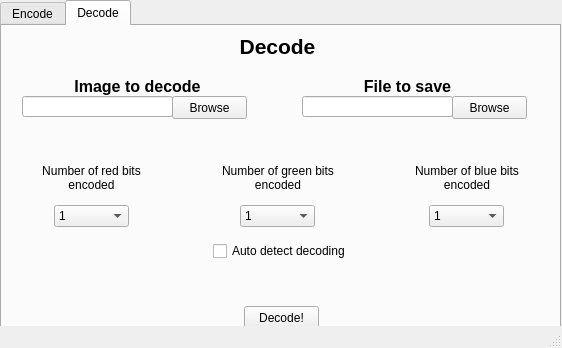
<?xml version="1.0" encoding="UTF-8"?>
<ui version="4.0">
 <class>MainWindow</class>
 <widget class="QMainWindow" name="MainWindow">
  <property name="geometry">
   <rect>
    <x>0</x>
    <y>0</y>
    <width>562</width>
    <height>348</height>
   </rect>
  </property>
  <property name="sizePolicy">
   <sizepolicy hsizetype="Fixed" vsizetype="Fixed">
    <horstretch>0</horstretch>
    <verstretch>0</verstretch>
   </sizepolicy>
  </property>
  <property name="minimumSize">
   <size>
    <width>562</width>
    <height>348</height>
   </size>
  </property>
  <property name="maximumSize">
   <size>
    <width>562</width>
    <height>348</height>
   </size>
  </property>
  <property name="windowTitle">
   <string>Steganogra-py</string>
  </property>
  <property name="windowIcon">
   <iconset resource="../Resources/Steg.qrc">
    <normaloff>:/Steg/stegosaurus-icon.png</normaloff>:/Steg/stegosaurus-icon.png</iconset>
  </property>
  <widget class="QWidget" name="centralwidget">
   <widget class="QTabWidget" name="tabWidget">
    <property name="geometry">
     <rect>
      <x>0</x>
      <y>0</y>
      <width>561</width>
      <height>331</height>
     </rect>
    </property>
    <property name="sizePolicy">
     <sizepolicy hsizetype="Fixed" vsizetype="Fixed">
      <horstretch>0</horstretch>
      <verstretch>0</verstretch>
     </sizepolicy>
    </property>
    <property name="currentIndex">
     <number>1</number>
    </property>
    <widget class="QWidget" name="encodeTab">
     <attribute name="title">
      <string>Encode</string>
     </attribute>
     <widget class="QComboBox" name="encode_red_bits_combo">
      <property name="geometry">
       <rect>
        <x>60</x>
        <y>210</y>
        <width>69</width>
        <height>22</height>
       </rect>
      </property>
      <item>
       <property name="text">
        <string>1</string>
       </property>
      </item>
      <item>
       <property name="text">
        <string>2</string>
       </property>
      </item>
      <item>
       <property name="text">
        <string>3</string>
       </property>
      </item>
      <item>
       <property name="text">
        <string>4</string>
       </property>
      </item>
      <item>
       <property name="text">
        <string>5</string>
       </property>
      </item>
      <item>
       <property name="text">
        <string>6</string>
       </property>
      </item>
      <item>
       <property name="text">
        <string>7</string>
       </property>
      </item>
      <item>
       <property name="text">
        <string>8</string>
       </property>
      </item>
      <item>
       <property name="text">
        <string>0</string>
       </property>
      </item>
     </widget>
     <widget class="QComboBox" name="encode_green_bits_combo">
      <property name="geometry">
       <rect>
        <x>240</x>
        <y>210</y>
        <width>69</width>
        <height>22</height>
       </rect>
      </property>
      <item>
       <property name="text">
        <string>1</string>
       </property>
      </item>
      <item>
       <property name="text">
        <string>2</string>
       </property>
      </item>
      <item>
       <property name="text">
        <string>3</string>
       </property>
      </item>
      <item>
       <property name="text">
        <string>4</string>
       </property>
      </item>
      <item>
       <property name="text">
        <string>5</string>
       </property>
      </item>
      <item>
       <property name="text">
        <string>6</string>
       </property>
      </item>
      <item>
       <property name="text">
        <string>7</string>
       </property>
      </item>
      <item>
       <property name="text">
        <string>8</string>
       </property>
      </item>
      <item>
       <property name="text">
        <string>0</string>
       </property>
      </item>
     </widget>
     <widget class="QComboBox" name="encode_blue_bits_combo">
      <property name="geometry">
       <rect>
        <x>420</x>
        <y>210</y>
        <width>69</width>
        <height>22</height>
       </rect>
      </property>
      <item>
       <property name="text">
        <string>1</string>
       </property>
      </item>
      <item>
       <property name="text">
        <string>2</string>
       </property>
      </item>
      <item>
       <property name="text">
        <string>3</string>
       </property>
      </item>
      <item>
       <property name="text">
        <string>4</string>
       </property>
      </item>
      <item>
       <property name="text">
        <string>5</string>
       </property>
      </item>
      <item>
       <property name="text">
        <string>6</string>
       </property>
      </item>
      <item>
       <property name="text">
        <string>7</string>
       </property>
      </item>
      <item>
       <property name="text">
        <string>8</string>
       </property>
      </item>
      <item>
       <property name="text">
        <string>0</string>
       </property>
      </item>
     </widget>
     <widget class="QLabel" name="label">
      <property name="geometry">
       <rect>
        <x>30</x>
        <y>170</y>
        <width>121</width>
        <height>41</height>
       </rect>
      </property>
      <property name="text">
       <string>Number of red bits 
to encode</string>
      </property>
      <property name="alignment">
       <set>Qt::AlignCenter</set>
      </property>
     </widget>
     <widget class="QLabel" name="label_2">
      <property name="geometry">
       <rect>
        <x>210</x>
        <y>170</y>
        <width>121</width>
        <height>41</height>
       </rect>
      </property>
      <property name="text">
       <string>Number of green bits 
to encode</string>
      </property>
      <property name="alignment">
       <set>Qt::AlignCenter</set>
      </property>
     </widget>
     <widget class="QLabel" name="label_3">
      <property name="geometry">
       <rect>
        <x>390</x>
        <y>170</y>
        <width>121</width>
        <height>41</height>
       </rect>
      </property>
      <property name="text">
       <string>Number of blue bits 
to encode</string>
      </property>
      <property name="alignment">
       <set>Qt::AlignCenter</set>
      </property>
     </widget>
     <widget class="QLineEdit" name="encode_file_text">
      <property name="geometry">
       <rect>
        <x>20</x>
        <y>70</y>
        <width>151</width>
        <height>21</height>
       </rect>
      </property>
     </widget>
     <widget class="QPushButton" name="encode_file_browse_button">
      <property name="geometry">
       <rect>
        <x>170</x>
        <y>70</y>
        <width>75</width>
        <height>23</height>
       </rect>
      </property>
      <property name="text">
       <string>Browse</string>
      </property>
      <property name="icon">
       <iconset resource="../Resources//Steg.qrc">
        <normaloff>:/Steg/folder_explore.png</normaloff>:/Steg/folder_explore.png</iconset>
      </property>
      <property name="iconSize">
       <size>
        <width>20</width>
        <height>20</height>
       </size>
      </property>
     </widget>
     <widget class="QPushButton" name="encode_image_browse_button">
      <property name="geometry">
       <rect>
        <x>450</x>
        <y>70</y>
        <width>75</width>
        <height>23</height>
       </rect>
      </property>
      <property name="text">
       <string>Browse</string>
      </property>
      <property name="icon">
       <iconset resource="../Resources//Steg.qrc">
        <normaloff>:/Steg/folder_explore.png</normaloff>:/Steg/folder_explore.png</iconset>
      </property>
      <property name="iconSize">
       <size>
        <width>20</width>
        <height>20</height>
       </size>
      </property>
     </widget>
     <widget class="QLineEdit" name="encode_image_text">
      <property name="geometry">
       <rect>
        <x>300</x>
        <y>70</y>
        <width>151</width>
        <height>21</height>
       </rect>
      </property>
     </widget>
     <widget class="QPushButton" name="encode_button">
      <property name="geometry">
       <rect>
        <x>242</x>
        <y>280</y>
        <width>75</width>
        <height>23</height>
       </rect>
      </property>
      <property name="text">
       <string>Encode!</string>
      </property>
      <property name="icon">
       <iconset resource="../Resources//Steg.qrc">
        <normaloff>:/Steg/accept.png</normaloff>:/Steg/accept.png</iconset>
      </property>
      <property name="iconSize">
       <size>
        <width>24</width>
        <height>24</height>
       </size>
      </property>
     </widget>
     <widget class="QLabel" name="label_4">
      <property name="geometry">
       <rect>
        <x>30</x>
        <y>50</y>
        <width>211</width>
        <height>20</height>
       </rect>
      </property>
      <property name="font">
       <font>
        <pointsize>12</pointsize>
        <weight>75</weight>
        <bold>true</bold>
       </font>
      </property>
      <property name="text">
       <string>File to encode</string>
      </property>
      <property name="alignment">
       <set>Qt::AlignCenter</set>
      </property>
     </widget>
     <widget class="QLabel" name="label_5">
      <property name="geometry">
       <rect>
        <x>300</x>
        <y>50</y>
        <width>211</width>
        <height>20</height>
       </rect>
      </property>
      <property name="font">
       <font>
        <pointsize>12</pointsize>
        <weight>75</weight>
        <bold>true</bold>
       </font>
      </property>
      <property name="text">
       <string>Image to encode in</string>
      </property>
      <property name="alignment">
       <set>Qt::AlignCenter</set>
      </property>
     </widget>
     <widget class="QLabel" name="label_6">
      <property name="geometry">
       <rect>
        <x>10</x>
        <y>10</y>
        <width>531</width>
        <height>20</height>
       </rect>
      </property>
      <property name="font">
       <font>
        <pointsize>16</pointsize>
        <weight>75</weight>
        <bold>true</bold>
       </font>
      </property>
      <property name="text">
       <string>Encode</string>
      </property>
      <property name="alignment">
       <set>Qt::AlignCenter</set>
      </property>
     </widget>
     <widget class="QLineEdit" name="encode_new_image_text">
      <property name="geometry">
       <rect>
        <x>170</x>
        <y>140</y>
        <width>151</width>
        <height>21</height>
       </rect>
      </property>
     </widget>
     <widget class="QPushButton" name="encode_new_image_browse_button">
      <property name="geometry">
       <rect>
        <x>320</x>
        <y>140</y>
        <width>75</width>
        <height>23</height>
       </rect>
      </property>
      <property name="text">
       <string>Browse</string>
      </property>
      <property name="icon">
       <iconset resource="../Resources/Steg.qrc">
        <normaloff>:/Steg/folder_explore.png</normaloff>:/Steg/folder_explore.png</iconset>
      </property>
      <property name="iconSize">
       <size>
        <width>20</width>
        <height>20</height>
       </size>
      </property>
     </widget>
     <widget class="QLabel" name="label_13">
      <property name="geometry">
       <rect>
        <x>170</x>
        <y>120</y>
        <width>221</width>
        <height>20</height>
       </rect>
      </property>
      <property name="font">
       <font>
        <pointsize>12</pointsize>
        <weight>75</weight>
        <bold>true</bold>
       </font>
      </property>
      <property name="text">
       <string>Encoded image file</string>
      </property>
      <property name="alignment">
       <set>Qt::AlignCenter</set>
      </property>
     </widget>
    </widget>
    <widget class="QWidget" name="decodeTab">
     <attribute name="title">
      <string>Decode</string>
     </attribute>
     <widget class="QLineEdit" name="decode_file_text">
      <property name="geometry">
       <rect>
        <x>300</x>
        <y>70</y>
        <width>151</width>
        <height>21</height>
       </rect>
      </property>
     </widget>
     <widget class="QPushButton" name="decode_image_browse_button">
      <property name="geometry">
       <rect>
        <x>170</x>
        <y>70</y>
        <width>75</width>
        <height>23</height>
       </rect>
      </property>
      <property name="text">
       <string>Browse</string>
      </property>
      <property name="icon">
       <iconset resource="../Resources/Steg.qrc">
        <normaloff>:/Steg/folder_explore.png</normaloff>:/Steg/folder_explore.png</iconset>
      </property>
      <property name="iconSize">
       <size>
        <width>20</width>
        <height>20</height>
       </size>
      </property>
     </widget>
     <widget class="QLabel" name="label_7">
      <property name="geometry">
       <rect>
        <x>30</x>
        <y>50</y>
        <width>211</width>
        <height>20</height>
       </rect>
      </property>
      <property name="font">
       <font>
        <pointsize>12</pointsize>
        <weight>75</weight>
        <bold>true</bold>
       </font>
      </property>
      <property name="text">
       <string>Image to decode</string>
      </property>
      <property name="alignment">
       <set>Qt::AlignCenter</set>
      </property>
     </widget>
     <widget class="QLabel" name="label_8">
      <property name="geometry">
       <rect>
        <x>10</x>
        <y>10</y>
        <width>531</width>
        <height>20</height>
       </rect>
      </property>
      <property name="font">
       <font>
        <pointsize>16</pointsize>
        <weight>75</weight>
        <bold>true</bold>
       </font>
      </property>
      <property name="text">
       <string>Decode</string>
      </property>
      <property name="alignment">
       <set>Qt::AlignCenter</set>
      </property>
     </widget>
     <widget class="QLabel" name="label_9">
      <property name="geometry">
       <rect>
        <x>300</x>
        <y>50</y>
        <width>211</width>
        <height>20</height>
       </rect>
      </property>
      <property name="font">
       <font>
        <pointsize>12</pointsize>
        <weight>75</weight>
        <bold>true</bold>
       </font>
      </property>
      <property name="text">
       <string>File to save</string>
      </property>
      <property name="alignment">
       <set>Qt::AlignCenter</set>
      </property>
     </widget>
     <widget class="QPushButton" name="decode_file_browse_button">
      <property name="geometry">
       <rect>
        <x>450</x>
        <y>70</y>
        <width>75</width>
        <height>23</height>
       </rect>
      </property>
      <property name="text">
       <string>Browse</string>
      </property>
      <property name="icon">
       <iconset resource="../Resources/Steg.qrc">
        <normaloff>:/Steg/folder_explore.png</normaloff>:/Steg/folder_explore.png</iconset>
      </property>
      <property name="iconSize">
       <size>
        <width>20</width>
        <height>20</height>
       </size>
      </property>
     </widget>
     <widget class="QLineEdit" name="decode_image_text">
      <property name="geometry">
       <rect>
        <x>20</x>
        <y>70</y>
        <width>151</width>
        <height>21</height>
       </rect>
      </property>
     </widget>
     <widget class="QPushButton" name="decode_button">
      <property name="geometry">
       <rect>
        <x>242</x>
        <y>280</y>
        <width>75</width>
        <height>23</height>
       </rect>
      </property>
      <property name="sizePolicy">
       <sizepolicy hsizetype="Fixed" vsizetype="Fixed">
        <horstretch>0</horstretch>
        <verstretch>0</verstretch>
       </sizepolicy>
      </property>
      <property name="minimumSize">
       <size>
        <width>75</width>
        <height>23</height>
       </size>
      </property>
      <property name="maximumSize">
       <size>
        <width>75</width>
        <height>25</height>
       </size>
      </property>
      <property name="text">
       <string>Decode!</string>
      </property>
      <property name="icon">
       <iconset resource="../Resources/Steg.qrc">
        <normaloff>:/Steg/accept.png</normaloff>:/Steg/accept.png</iconset>
      </property>
      <property name="iconSize">
       <size>
        <width>24</width>
        <height>24</height>
       </size>
      </property>
     </widget>
     <widget class="QWidget" name="layoutWidget">
      <property name="geometry">
       <rect>
        <x>0</x>
        <y>130</y>
        <width>557</width>
        <height>71</height>
       </rect>
      </property>
      <layout class="QGridLayout" name="gridLayout">
       <property name="sizeConstraint">
        <enum>QLayout::SetNoConstraint</enum>
       </property>
       <item row="0" column="1">
        <widget class="QLabel" name="label_12">
         <property name="text">
          <string>Number of red bits 
encoded</string>
         </property>
         <property name="alignment">
          <set>Qt::AlignCenter</set>
         </property>
        </widget>
       </item>
       <item row="0" column="3">
        <widget class="QLabel" name="label_10">
         <property name="text">
          <string>Number of green bits 
encoded</string>
         </property>
         <property name="alignment">
          <set>Qt::AlignCenter</set>
         </property>
        </widget>
       </item>
       <item row="0" column="5">
        <widget class="QLabel" name="label_11">
         <property name="text">
          <string>Number of blue bits 
encoded</string>
         </property>
         <property name="alignment">
          <set>Qt::AlignCenter</set>
         </property>
        </widget>
       </item>
       <item row="0" column="2">
        <spacer name="horizontalSpacer_3">
         <property name="orientation">
          <enum>Qt::Horizontal</enum>
         </property>
         <property name="sizeType">
          <enum>QSizePolicy::Fixed</enum>
         </property>
         <property name="sizeHint" stdset="0">
          <size>
           <width>75</width>
           <height>20</height>
          </size>
         </property>
        </spacer>
       </item>
       <item row="0" column="4">
        <spacer name="horizontalSpacer_4">
         <property name="orientation">
          <enum>Qt::Horizontal</enum>
         </property>
         <property name="sizeType">
          <enum>QSizePolicy::Fixed</enum>
         </property>
         <property name="sizeHint" stdset="0">
          <size>
           <width>75</width>
           <height>20</height>
          </size>
         </property>
        </spacer>
       </item>
       <item row="1" column="1">
        <layout class="QHBoxLayout" name="horizontalLayout_4">
         <item>
          <widget class="QComboBox" name="decode_red_bits_combo">
           <property name="sizePolicy">
            <sizepolicy hsizetype="Fixed" vsizetype="Fixed">
             <horstretch>25</horstretch>
             <verstretch>0</verstretch>
            </sizepolicy>
           </property>
           <property name="minimumSize">
            <size>
             <width>75</width>
             <height>0</height>
            </size>
           </property>
           <item>
            <property name="text">
             <string>1</string>
            </property>
           </item>
           <item>
            <property name="text">
             <string>2</string>
            </property>
           </item>
           <item>
            <property name="text">
             <string>3</string>
            </property>
           </item>
           <item>
            <property name="text">
             <string>4</string>
            </property>
           </item>
           <item>
            <property name="text">
             <string>5</string>
            </property>
           </item>
           <item>
            <property name="text">
             <string>6</string>
            </property>
           </item>
           <item>
            <property name="text">
             <string>7</string>
            </property>
           </item>
           <item>
            <property name="text">
             <string>8</string>
            </property>
           </item>
           <item>
            <property name="text">
             <string>0</string>
            </property>
           </item>
          </widget>
         </item>
        </layout>
       </item>
       <item row="1" column="3">
        <layout class="QHBoxLayout" name="horizontalLayout_5">
         <item>
          <widget class="QComboBox" name="decode_green_bits_combo">
           <property name="sizePolicy">
            <sizepolicy hsizetype="Fixed" vsizetype="Fixed">
             <horstretch>0</horstretch>
             <verstretch>0</verstretch>
            </sizepolicy>
           </property>
           <property name="minimumSize">
            <size>
             <width>75</width>
             <height>0</height>
            </size>
           </property>
           <item>
            <property name="text">
             <string>1</string>
            </property>
           </item>
           <item>
            <property name="text">
             <string>2</string>
            </property>
           </item>
           <item>
            <property name="text">
             <string>3</string>
            </property>
           </item>
           <item>
            <property name="text">
             <string>4</string>
            </property>
           </item>
           <item>
            <property name="text">
             <string>5</string>
            </property>
           </item>
           <item>
            <property name="text">
             <string>6</string>
            </property>
           </item>
           <item>
            <property name="text">
             <string>7</string>
            </property>
           </item>
           <item>
            <property name="text">
             <string>8</string>
            </property>
           </item>
           <item>
            <property name="text">
             <string>0</string>
            </property>
           </item>
          </widget>
         </item>
        </layout>
       </item>
       <item row="1" column="5">
        <layout class="QHBoxLayout" name="horizontalLayout_6">
         <item>
          <widget class="QComboBox" name="decode_blue_bits_combo">
           <property name="sizePolicy">
            <sizepolicy hsizetype="Fixed" vsizetype="Fixed">
             <horstretch>0</horstretch>
             <verstretch>0</verstretch>
            </sizepolicy>
           </property>
           <property name="minimumSize">
            <size>
             <width>75</width>
             <height>0</height>
            </size>
           </property>
           <item>
            <property name="text">
             <string>1</string>
            </property>
           </item>
           <item>
            <property name="text">
             <string>2</string>
            </property>
           </item>
           <item>
            <property name="text">
             <string>3</string>
            </property>
           </item>
           <item>
            <property name="text">
             <string>4</string>
            </property>
           </item>
           <item>
            <property name="text">
             <string>5</string>
            </property>
           </item>
           <item>
            <property name="text">
             <string>6</string>
            </property>
           </item>
           <item>
            <property name="text">
             <string>7</string>
            </property>
           </item>
           <item>
            <property name="text">
             <string>8</string>
            </property>
           </item>
           <item>
            <property name="text">
             <string>0</string>
            </property>
           </item>
          </widget>
         </item>
        </layout>
       </item>
       <item row="0" column="6">
        <spacer name="horizontalSpacer_5">
         <property name="orientation">
          <enum>Qt::Horizontal</enum>
         </property>
         <property name="sizeType">
          <enum>QSizePolicy::Expanding</enum>
         </property>
         <property name="sizeHint" stdset="0">
          <size>
           <width>40</width>
           <height>20</height>
          </size>
         </property>
        </spacer>
       </item>
       <item row="0" column="0">
        <spacer name="horizontalSpacer_6">
         <property name="orientation">
          <enum>Qt::Horizontal</enum>
         </property>
         <property name="sizeHint" stdset="0">
          <size>
           <width>40</width>
           <height>20</height>
          </size>
         </property>
        </spacer>
       </item>
      </layout>
     </widget>
     <widget class="QWidget" name="layoutWidget">
      <property name="geometry">
       <rect>
        <x>0</x>
        <y>210</y>
        <width>559</width>
        <height>31</height>
       </rect>
      </property>
      <layout class="QHBoxLayout" name="horizontalLayout_7">
       <item>
        <spacer name="horizontalSpacer_7">
         <property name="orientation">
          <enum>Qt::Horizontal</enum>
         </property>
         <property name="sizeHint" stdset="0">
          <size>
           <width>40</width>
           <height>20</height>
          </size>
         </property>
        </spacer>
       </item>
       <item>
        <widget class="QCheckBox" name="auto_detect_checkbox">
         <property name="text">
          <string>Auto detect decoding</string>
         </property>
        </widget>
       </item>
       <item>
        <spacer name="horizontalSpacer_12">
         <property name="orientation">
          <enum>Qt::Horizontal</enum>
         </property>
         <property name="sizeHint" stdset="0">
          <size>
           <width>40</width>
           <height>20</height>
          </size>
         </property>
        </spacer>
       </item>
      </layout>
     </widget>
    </widget>
   </widget>
  </widget>
  <widget class="QStatusBar" name="statusbar"/>
  <action name="actionQuit">
   <property name="text">
    <string>Quit</string>
   </property>
  </action>
 </widget>
 <tabstops>
  <tabstop>tabWidget</tabstop>
  <tabstop>encode_file_text</tabstop>
  <tabstop>encode_file_browse_button</tabstop>
  <tabstop>encode_image_text</tabstop>
  <tabstop>encode_image_browse_button</tabstop>
  <tabstop>encode_new_image_text</tabstop>
  <tabstop>encode_new_image_browse_button</tabstop>
  <tabstop>encode_red_bits_combo</tabstop>
  <tabstop>encode_green_bits_combo</tabstop>
  <tabstop>encode_blue_bits_combo</tabstop>
  <tabstop>encode_button</tabstop>
  <tabstop>decode_image_text</tabstop>
  <tabstop>decode_image_browse_button</tabstop>
  <tabstop>decode_file_text</tabstop>
  <tabstop>decode_file_browse_button</tabstop>
 </tabstops>
 <resources>
  <include location="../Resources/Steg.qrc"/>
 </resources>
 <connections>
  <connection>
   <sender>actionQuit</sender>
   <signal>triggered()</signal>
   <receiver>MainWindow</receiver>
   <slot>close()</slot>
   <hints>
    <hint type="sourcelabel">
     <x>-1</x>
     <y>-1</y>
    </hint>
    <hint type="destinationlabel">
     <x>276</x>
     <y>190</y>
    </hint>
   </hints>
  </connection>
 </connections>
</ui>
